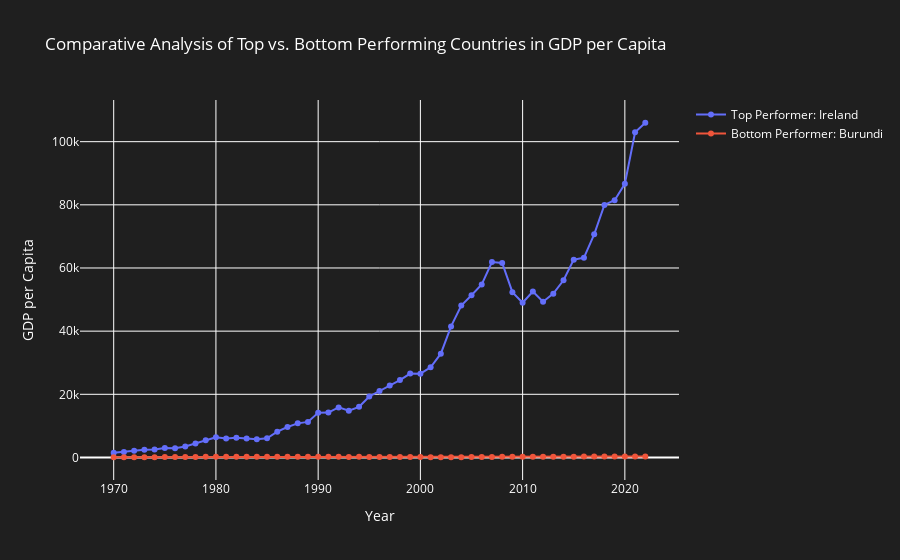

Notebook code for this chart:
### Markdown cell above
# COMPARATIVE ANALYSIS BETWEEN TOP PERFORM AND BOTTOM PERFORMER COUNTRIES.

### Code cell
# Get the latest year available
latest_year = df_melted['Year'].max()

# Filter data for the latest year
latest_data = df_melted[df_melted['Year'] == latest_year]

# Identify top and bottom performers
top_performers = latest_data.nlargest(1, 'GDP per Capita')['Country'].values
bottom_performers = latest_data.nsmallest(1, 'GDP per Capita')['Country'].values


# Filter data for the top and bottom performers
top_performance_data = df_melted[df_melted['Country'].isin(top_performers)]
bottom_performance_data = df_melted[df_melted['Country'].isin(bottom_performers)]

# Create the figure
fig = go.Figure()

# Add traces for top performer
for country in top_performers:
    country_data = top_performance_data[top_performance_data['Country'] == country]
    fig.add_trace(go.Scatter(
        x=country_data['Year'],
        y=country_data['GDP per Capita'],
        mode='lines+markers',
        name=f'Top Performer: {country}'
    ))

# Add traces for bottom performer
for country in bottom_performers:
    country_data = bottom_performance_data[bottom_performance_data['Country'] == country]
    fig.add_trace(go.Scatter(
        x=country_data['Year'],
        y=country_data['GDP per Capita'],
        mode='lines+markers',
        name=f'Bottom Performer: {country}'
    ))

# Update layout
fig.update_layout(
    title='Comparative Analysis of Top vs. Bottom Performing Countries in GDP per Capita',
    xaxis_title='Year',
    yaxis_title='GDP per Capita',
    plot_bgcolor='#1f1f1f',
    paper_bgcolor='#1f1f1f',
    height = 450 ,
    font=dict(color='white')
)

# Show the figure
fig.show()

### Figure 1 — Plotly figure (JSON) as saved in the notebook; plotly's stock layout.template omitted (floating-point values rounded to 4 significant figures)
{"data": [{"mode": "lines+markers", "name": "Top Performer: Ireland", "type": "scatter", "x": [1970, 1971, 1972, 1973, 1974, 1975, 1976, 1977, 1978, 1979, 1980, 1981, 1982, 1983, 1984, 1985, 1986, 1987, 1988, 1989, 1990, 1991, 1992, 1993, 1994, 1995, 1996, 1997, 1998, 1999, 2000, 2001, 2002, 2003, 2004, 2005, 2006, 2007, 2008, 2009, 2010, 2011, 2012, 2013, 2014, 2015, 2016, 2017, 2018, 2019, 2020, 2021, 2022], "y": [1497.0, 1717.0, 2096.0, 2443.0, 2539.0, 3003.0, 2949.0, 3456.0, 4431.0, 5465.0, 6413.0, 6036.0, 6222.0, 5979.0, 5760.0, 6067.0, 8168.0, 9653.0, 10800.0, 11270.0, 14150.0, 14210.0, 15850.0, 14780.0, 16040.0, 19320.0, 21010.0, 22760.0, 24520.0, 26580.0, 26520.0, 28530.0, 32870.0, 41500.0, 48120.0, 51390.0, 54780.0, 61870.0, 61620.0, 52330.0, 49000.0, 52560.0, 49320.0, 51870.0, 56110.0, 62640.0, 63270.0, 70670.0, 79990.0, 81480.0, 86660.0, 103000.0, 106000.0]}, {"mode": "lines+markers", "name": "Bottom Performer: Burundi", "type": "scatter", "x": [1970, 1971, 1972, 1973, 1974, 1975, 1976, 1977, 1978, 1979, 1980, 1981, 1982, 1983, 1984, 1985, 1986, 1987, 1988, 1989, 1990, 1991, 1992, 1993, 1994, 1995, 1996, 1997, 1998, 1999, 2000, 2001, 2002, 2003, 2004, 2005, 2006, 2007, 2008, 2009, 2010, 2011, 2012, 2013, 2014, 2015, 2016, 2017, 2018, 2019, 2020, 2021, 2022], "y": [70.17, 70.49, 68.83, 85.54, 94.64, 110.7, 119.4, 138.3, 151.9, 191.6, 220.5, 221.2, 227.2, 234.2, 207.8, 236.7, 244.7, 225.3, 206.6, 210.6, 209.4, 208.7, 189.2, 175.5, 191.3, 168.6, 146.5, 164.2, 148.1, 130.8, 112.4, 102.4, 94.47, 86.79, 95.48, 151.2, 166.3, 170.7, 194.7, 203.9, 222.7, 236.5, 237.6, 241.5, 257.8, 262.0, 268.7, 295.6, 288.6, 283.7, 282.4, 298.2, 312.9]}], "layout": {"autosize": true, "font": {"color": "white"}, "paper_bgcolor": "#1f1f1f", "plot_bgcolor": "#1f1f1f", "title": {"text": "Comparative Analysis of Top vs. Bottom Performing Countries in GDP per Capita"}, "xaxis": {"autorange": true, "range": [1967.0, 2025.0], "title": {"text": "Year"}, "type": "linear"}, "yaxis": {"autorange": true, "range": [-7690.0, 113800.0], "title": {"text": "GDP per Capita"}, "type": "linear"}}}
